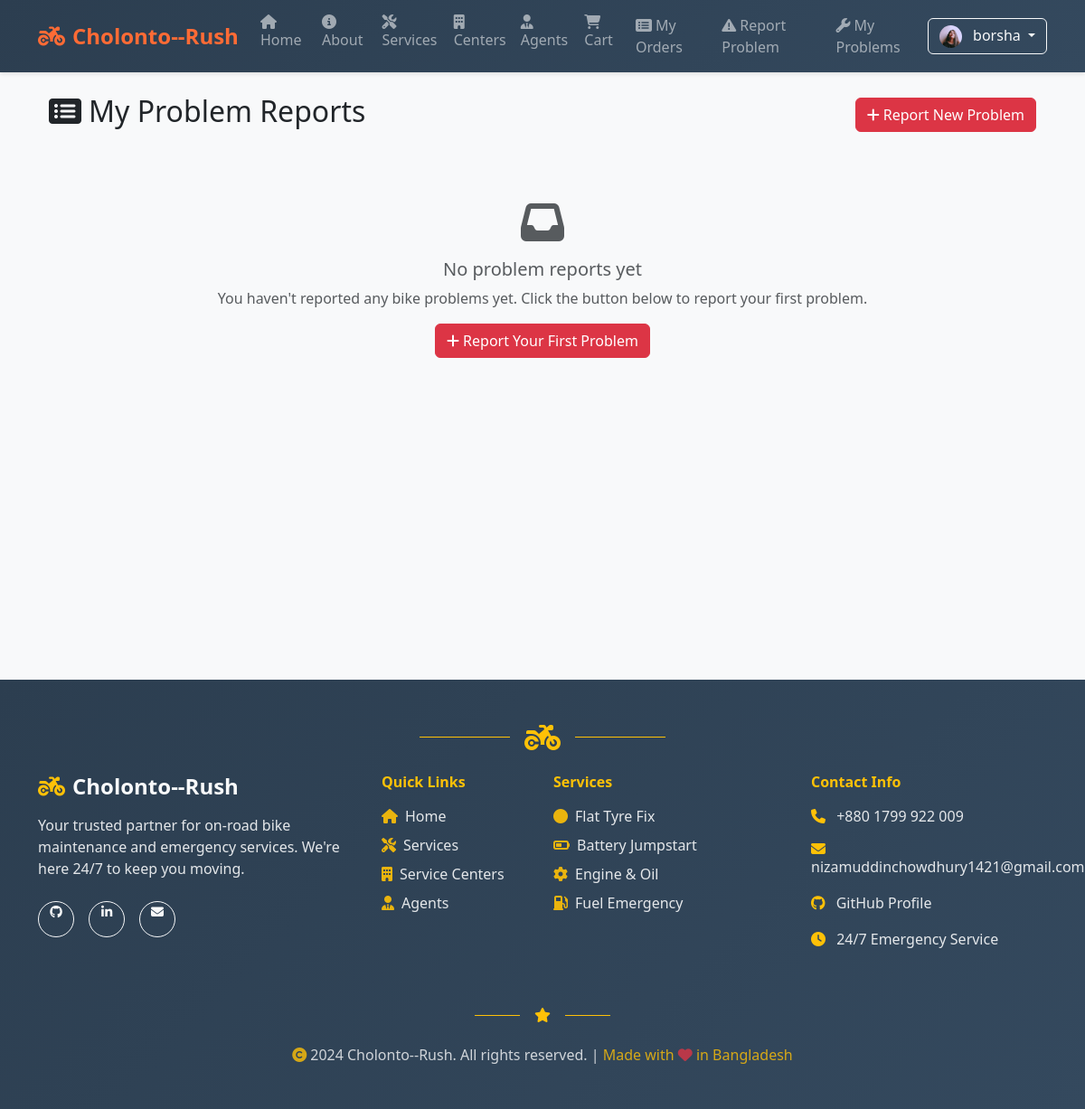
The app's page /reports/my-problems/ (signed in), older data.
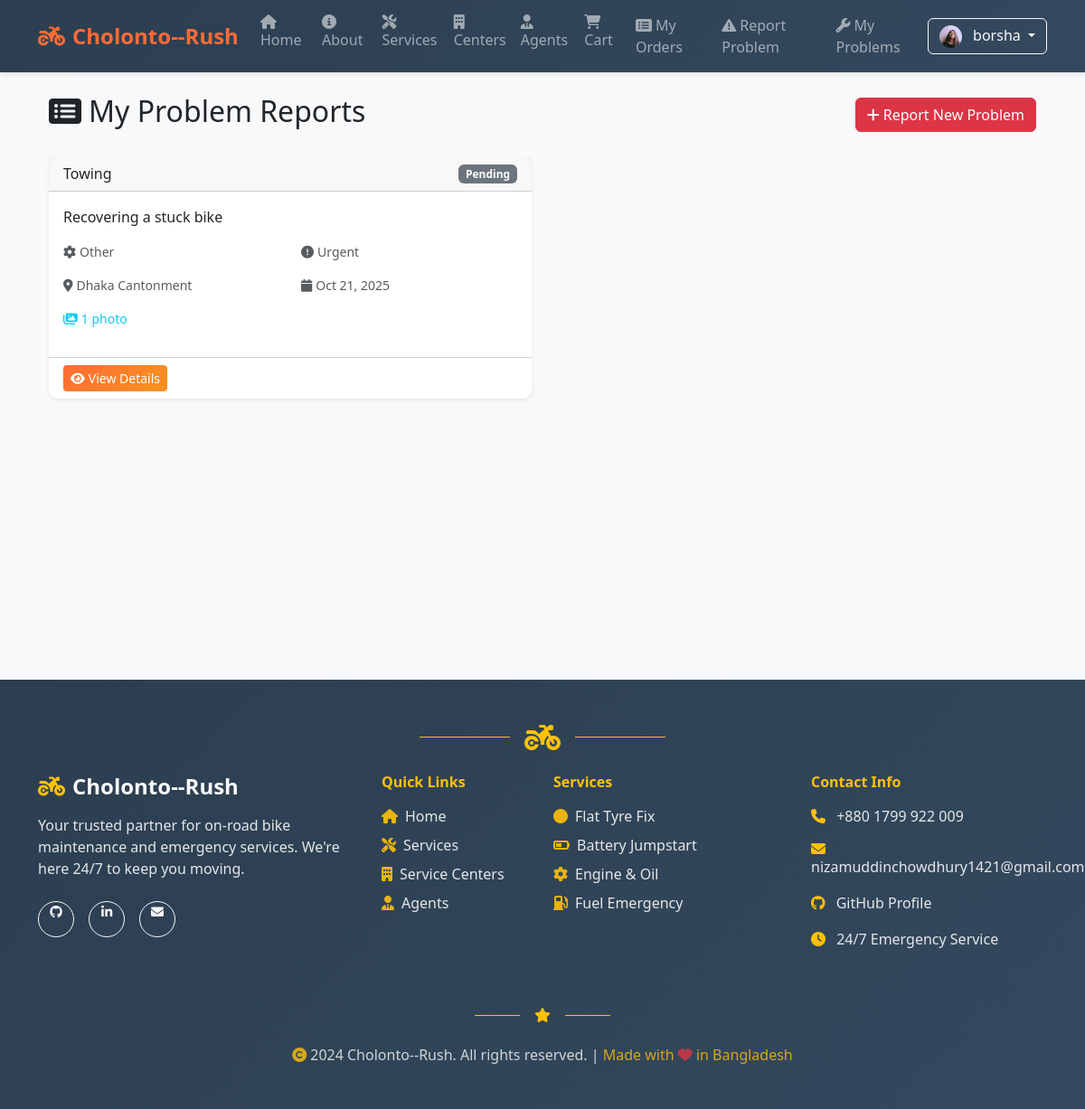
The same page, newer data.
### accounts/models.py (models this page shows, shortened)
class UserProfile(models.Model):
    user = models.OneToOneField(User, on_delete=models.CASCADE, related_name='profile')
    photo = models.ImageField(upload_to='profile_photos/', blank=True, null=True, help_text='Upload your profile photo')
    phone_number = models.CharField(max_length=15, blank=True, null=True, help_text='Your contact number')
    address = models.TextField(blank=True, null=True, help_text='Your address')
    created_at = models.DateTimeField(auto_now_add=True)
    updated_at = models.DateTimeField(auto_now=True)

### reports/models.py (models this page shows, shortened)
class ProblemReport(models.Model):
    STATUS_CHOICES = [
        ('pending', 'Pending'),
        ('assigned', 'Assigned'),
        ('in_progress', 'In Progress'),
        ('resolved', 'Resolved'),
        ('closed', 'Closed'),
    ]
    PRIORITY_CHOICES = [
        ('low', 'Low'),
        ('medium', 'Medium'),
        ('high', 'High'),
        ('urgent', 'Urgent'),
    ]
    PROBLEM_TYPES = [
        ('engine', 'Engine Problem'),
        ('tire', 'Tire Issue'),
        ('battery', 'Battery Problem'),
        ('brake', 'Brake Issue'),
        ('electrical', 'Electrical Problem'),
        ('fuel', 'Fuel System'),
        ('other', 'Other'),
    ]
    user = models.ForeignKey(User, on_delete=models.CASCADE, related_name='problem_reports')
    title = models.CharField(max_length=200, help_text='Brief description of the problem')
    description = models.TextField(help_text='Detailed description of the problem')
    problem_type = models.CharField(max_length=20, choices=PROBLEM_TYPES, default='other')
    priority = models.CharField(max_length=10, choices=PRIORITY_CHOICES, default='medium')
    status = models.CharField(max_length=20, choices=STATUS_CHOICES, default='pending')
    location = models.CharField(max_length=200, help_text='Current location where the problem occurred')
    latitude = models.FloatField(null=True, blank=True, help_text='GPS latitude')
    longitude = models.FloatField(null=True, blank=True, help_text='GPS longitude')
    phone_number = models.CharField(max_length=15, help_text='Contact number for assistance')
    created_at = models.DateTimeField(auto_now_add=True)
    updated_at = models.DateTimeField(auto_now=True)
    assigned_agent = models.ForeignKey(User, on_delete=models.SET_NULL, null=True, blank=True,
                                     related_name='assigned_reports', limit_choices_to={'groups__name': 'Agents'})
    assigned_center = models.ForeignKey('centers.ServiceCenter', on_delete=models.SET_NULL, null=True, blank=True)
    class Meta:
        ordering = ['-created_at']

### reports/views.py (the view)
# urls.py: path('my-problems/', views.my_problems, name='my_problems'),
@login_required
def my_problems(request):
    problems = ProblemReport.objects.filter(user=request.user).order_by('-created_at')
    paginator = Paginator(problems, 10)
    page_number = request.GET.get('page')
    problems = paginator.get_page(page_number)
    return render(request, 'reports/my_problems.html', {'problems': problems})

### reports/templates/reports/my_problems.html (shortened to what this page needs)
{% extends 'base.html' %}
{% block content %}
<div class="container">
  <div class="row">
    <div class="col-12">
      <div class="d-flex justify-content-between align-items-center mb-4">
        <h2>
          <i class="fas fa-list-alt me-2"></i>My Problem Reports
        </h2>
        <a href="{% url 'report_problem' %}" class="btn btn-danger">
          <i class="fas fa-plus me-1"></i>Report New Problem
        </a>
      </div>
      {% if problems %}
        <div class="row">
          {% for problem in problems %}
          <div class="col-lg-6 mb-4">
            <div class="card shadow-sm border-0 h-100">
              <div class="card-header d-flex justify-content-between align-items-center">
                <h6 class="mb-0">{{ problem.title }}</h6>
                <span class="badge bg-{% if problem.status == 'resolved' %}success{% elif problem.status == 'in_progress' %}warning{% elif problem.status == 'pending' %}secondary{% else %}info{% endif %}">
                  {{ problem.get_status_display }}
                </span>
              </div>
              <div class="card-body">
                <p class="card-text">{{ problem.description|truncatechars:150 }}</p>
                <div class="row mb-3">
                  <div class="col-6">
                    <small class="text-muted">
                      <i class="fas fa-cog me-1"></i>{{ problem.get_problem_type_display }}
                    </small>
                  </div>
                  <div class="col-6">
                    <small class="text-muted">
                      <i class="fas fa-exclamation-circle me-1"></i>{{ problem.get_priority_display }}
                    </small>
                  </div>
                </div>
                <div class="row mb-3">
                  <div class="col-6">
                    <small class="text-muted">
                      <i class="fas fa-map-marker-alt me-1"></i>{{ problem.location|truncatechars:20 }}
                    </small>
                  </div>
                  <div class="col-6">
                    <small class="text-muted">
                      <i class="fas fa-calendar me-1"></i>{{ problem.created_at|date:"M d, Y" }}
                    </small>
                  </div>
                </div>
                {% if problem.photos.exists %}
                <div class="mb-3">
                  <small class="text-info">
                    <i class="fas fa-images me-1"></i>{{ problem.photos.count }} photo{{ problem.photos.count|pluralize }}
                  </small>
                </div>
                {% endif %}
              </div>
              <div class="card-footer bg-transparent">
                <a href="{% url 'problem_detail' problem.id %}" class="btn btn-primary btn-sm">
                  <i class="fas fa-eye me-1"></i>View Details
                </a>
              </div>
            </div>
          </div>
          {% endfor %}
        </div>
      {% else %}
        <div class="text-center py-5">
          <i class="fas fa-inbox fa-3x text-muted mb-3"></i>
          <h5 class="text-muted">No problem reports yet</h5>
          <p class="text-muted">You haven't reported any bike problems yet. Click the button below to report your first problem.</p>
          <a href="{% url 'report_problem' %}" class="btn btn-danger">
            <i class="fas fa-plus me-1"></i>Report Your First Problem
          </a>
        </div>
      {% endif %}
    </div>
  </div>
</div>
{% endblock %}

### templates/base.html (shortened to what this page needs)
{% load static %}
<html lang="en">
  <head>
    <link href="https://cdn.jsdelivr.net/npm/bootstrap@5.3.3/dist/css/bootstrap.min.css" rel="stylesheet">
    <link href="https://cdnjs.cloudflare.com/ajax/libs/font-awesome/6.4.0/css/all.min.css" rel="stylesheet">
  </head>
  <body>
    <nav class="navbar navbar-expand-lg navbar-dark sticky-top">
      <div class="container">
        <a class="navbar-brand" href="/">
          <i class="fas fa-motorcycle me-2"></i>Cholonto--Rush
        </a>
        <div class="collapse navbar-collapse" id="navbars">
          <ul class="navbar-nav me-auto mb-2 mb-lg-0">
            <li class="nav-item">
              <a class="nav-link" href="/">
                <i class="fas fa-home me-1"></i>Home
              </a>
            </li>
            <li class="nav-item">
              <a class="nav-link" href="/about/">
                <i class="fas fa-info-circle me-1"></i>About
              </a>
            </li>
            <li class="nav-item">
              <a class="nav-link" href="/services/">
                <i class="fas fa-tools me-1"></i>Services
              </a>
            </li>
            <li class="nav-item">
              <a class="nav-link" href="/centers/">
                <i class="fas fa-building me-1"></i>Centers
              </a>
            </li>
            <li class="nav-item">
              <a class="nav-link" href="/agents/">
                <i class="fas fa-user-tie me-1"></i>Agents
              </a>
            </li>
            <li class="nav-item">
              <a class="nav-link" href="/cart/">
                <i class="fas fa-shopping-cart me-1"></i>Cart
              </a>
            </li>
            {% if user.is_authenticated %}
            <li class="nav-item">
              <a class="nav-link" href="/orders/my/">
                <i class="fas fa-list-alt me-1"></i>My Orders
              </a>
            </li>
            <li class="nav-item">
              <a class="nav-link" href="/reports/">
                <i class="fas fa-exclamation-triangle me-1"></i>Report Problem
              </a>
            </li>
            <li class="nav-item">
              <a class="nav-link" href="/reports/my-problems/">
                <i class="fas fa-wrench me-1"></i>My Problems
              </a>
            </li>
            {% endif %}
          </ul>
          <div class="d-flex">
            {% if user.is_authenticated %}
              <div class="dropdown">
                <button class="btn btn-outline-light dropdown-toggle" type="button" data-bs-toggle="dropdown">
                  {% if user.profile and user.profile.photo and user.profile.photo.url %}
                    <img src="{{ user.profile.photo.url }}" alt="Profile" class="rounded-circle me-2" style="width: 25px; height: 25px; object-fit: cover;">
                  {% else %}
                    <i class="fas fa-user me-1"></i>
                  {% endif %}
                  {% if user.first_name and user.last_name %}
                    {{ user.first_name }} {{ user.last_name }}
                  {% else %}
                    {{ user.get_username }}
                  {% endif %}
                </button>
              </div>
            {% endif %}
          </div>
        </div>
      </div>
    </nav>
    <main class="container my-4 main-content">
      {% block content %}{% endblock %}
    </main>
    <footer class="bg-dark text-light py-5 mt-5" style="background: linear-gradient(135deg, #2c3e50 0%, #34495e 100%) !important;">
      <div class="container">
        <div class="text-center mb-4">
          <div class="d-flex justify-content-center align-items-center">
            <div class="border-top border-warning" style="width: 100px; height: 2px;"></div>
            <i class="fas fa-motorcycle fa-2x text-warning mx-3"></i>
            <div class="border-top border-warning" style="width: 100px; height: 2px;"></div>
          </div>
        </div>
        <div class="row">
          <div class="col-lg-4 col-md-6 mb-4">
            <div class="text-center text-lg-start">
              <h4 class="fw-bold mb-3">
                <i class="fas fa-motorcycle me-2 text-warning"></i>Cholonto--Rush
              </h4>
              <p class="text-light mb-4" style="opacity: 0.9;">Your trusted partner for on-road bike maintenance and emergency services. We're here 24/7 to keep you moving.</p>
              <div class="d-flex justify-content-center justify-content-lg-start gap-3">
                <a href="https://github.com/nizamuddinchowdhury-1421" target="_blank" class="btn btn-outline-light btn-sm rounded-circle" style="width: 40px; height: 40px;">
                  <i class="fab fa-github"></i>
                </a>
                <a href="#" target="_blank" class="btn btn-outline-light btn-sm rounded-circle" style="width: 40px; height: 40px;">
                  <i class="fab fa-linkedin-in"></i>
                </a>
                <a href="mailto:nizamuddinchowdhury1421@gmail.com" class="btn btn-outline-light btn-sm rounded-circle" style="width: 40px; height: 40px;">
                  <i class="fas fa-envelope"></i>
                </a>
              </div>
            </div>
          </div>
          <div class="col-lg-2 col-md-6 mb-4">
            <h6 class="fw-bold mb-3 text-warning">Quick Links</h6>
            <ul class="list-unstyled">
              <li class="mb-2"><a href="/" class="text-light text-decoration-none" style="opacity: 0.9; transition: all 0.3s ease;" onmouseover="this.style.opacity='1'; this.style.color='#ff6b35';" onmouseout="this.style.opacity='0.9'; this.style.color='white';">
                <i class="fas fa-home me-2 text-warning"></i>Home
              </a></li>
              <li class="mb-2"><a href="/services/" class="text-light text-decoration-none" style="opacity: 0.9; transition: all 0.3s ease;" onmouseover="this.style.opacity='1'; this.style.color='#ff6b35';" onmouseout="this.style.opacity='0.9'; this.style.color='white';">
                <i class="fas fa-tools me-2 text-warning"></i>Services
              </a></li>
              <li class="mb-2"><a href="/centers/" class="text-light text-decoration-none" style="opacity: 0.9; transition: all 0.3s ease;" onmouseover="this.style.opacity='1'; this.style.color='#ff6b35';" onmouseout="this.style.opacity='0.9'; this.style.color='white';">
                <i class="fas fa-building me-2 text-warning"></i>Service Centers
              </a></li>
              <li class="mb-2"><a href="/agents/" class="text-light text-decoration-none" style="opacity: 0.9; transition: all 0.3s ease;" onmouseover="this.style.opacity='1'; this.style.color='#ff6b35';" onmouseout="this.style.opacity='0.9'; this.style.color='white';">
                <i class="fas fa-user-tie me-2 text-warning"></i>Agents
              </a></li>
            </ul>
          </div>
          <div class="col-lg-3 col-md-6 mb-4">
            <h6 class="fw-bold mb-3 text-warning">Services</h6>
            <ul class="list-unstyled">
              <li class="mb-2 text-light" style="opacity: 0.9;"><i class="fas fa-circle me-2 text-warning"></i>Flat Tyre Fix</li>
              <li class="mb-2 text-light" style="opacity: 0.9;"><i class="fas fa-battery-half me-2 text-warning"></i>Battery Jumpstart</li>
              <li class="mb-2 text-light" style="opacity: 0.9;"><i class="fas fa-cog me-2 text-warning"></i>Engine & Oil</li>
              <li class="mb-2 text-light" style="opacity: 0.9;"><i class="fas fa-gas-pump me-2 text-warning"></i>Fuel Emergency</li>
            </ul>
          </div>
          <div class="col-lg-3 col-md-6 mb-4">
            <h6 class="fw-bold mb-3 text-warning">Contact Info</h6>
            <div class="contact-info">
              <div class="mb-3">
                <i class="fas fa-phone me-2 text-warning"></i>
                <a href="tel:+8801799922009" class="text-light text-decoration-none" style="opacity: 0.9; transition: all 0.3s ease;" onmouseover="this.style.opacity='1'; this.style.color='#ff6b35';" onmouseout="this.style.opacity='0.9'; this.style.color='white';">+880 1799 922 009</a>
              </div>
              <div class="mb-3">
                <i class="fas fa-envelope me-2 text-warning"></i>
                <a href="mailto:nizamuddinchowdhury1421@gmail.com" class="text-light text-decoration-none" style="opacity: 0.9; transition: all 0.3s ease;" onmouseover="this.style.opacity='1'; this.style.color='#ff6b35';" onmouseout="this.style.opacity='0.9'; this.style.color='white';">nizamuddinchowdhury1421@gmail.com</a>
              </div>
              <div class="mb-3">
                <i class="fab fa-github me-2 text-warning"></i>
                <a href="https://github.com/nizamuddinchowdhury-1421" target="_blank" class="text-light text-decoration-none" style="opacity: 0.9; transition: all 0.3s ease;" onmouseover="this.style.opacity='1'; this.style.color='#ff6b35';" onmouseout="this.style.opacity='0.9'; this.style.color='white';">GitHub Profile</a>
              </div>
              <div class="mb-3">
                <i class="fas fa-clock me-2 text-warning"></i>
                <span class="text-light" style="opacity: 0.9;">24/7 Emergency Service</span>
              </div>
            </div>
          </div>
        </div>
        <div class="text-center my-4">
          <div class="d-flex justify-content-center align-items-center">
            <div class="border-top border-warning" style="width: 50px; height: 1px;"></div>
            <i class="fas fa-star text-warning mx-3"></i>
            <div class="border-top border-warning" style="width: 50px; height: 1px;"></div>
          </div>
        </div>
        <div class="text-center">
          <p class="text-light mb-0" style="opacity: 0.8;">
            <i class="fas fa-copyright me-1 text-warning"></i>2024 Cholonto--Rush. All rights reserved. |
            <span class="text-warning">Made with <i class="fas fa-heart text-danger"></i> in Bangladesh</span>
          </p>
        </div>
      </div>
    </footer>
  </body>
  </html>

Row changes from the older to the newer data that the page shows:
added ProblemReport: title "Towing", status "Pending", description "Recovering a stuck bike", problem_type "Other", priority "Urgent", location "Dhaka Cantonment", created_at "Oct 21, 2025", photos.count "1"
Text that changed along with them:
text no longer shown: "No problem reports yet You haven't reported any bike problems yet. Click the button below to report your first problem. Report Your First Problem"
